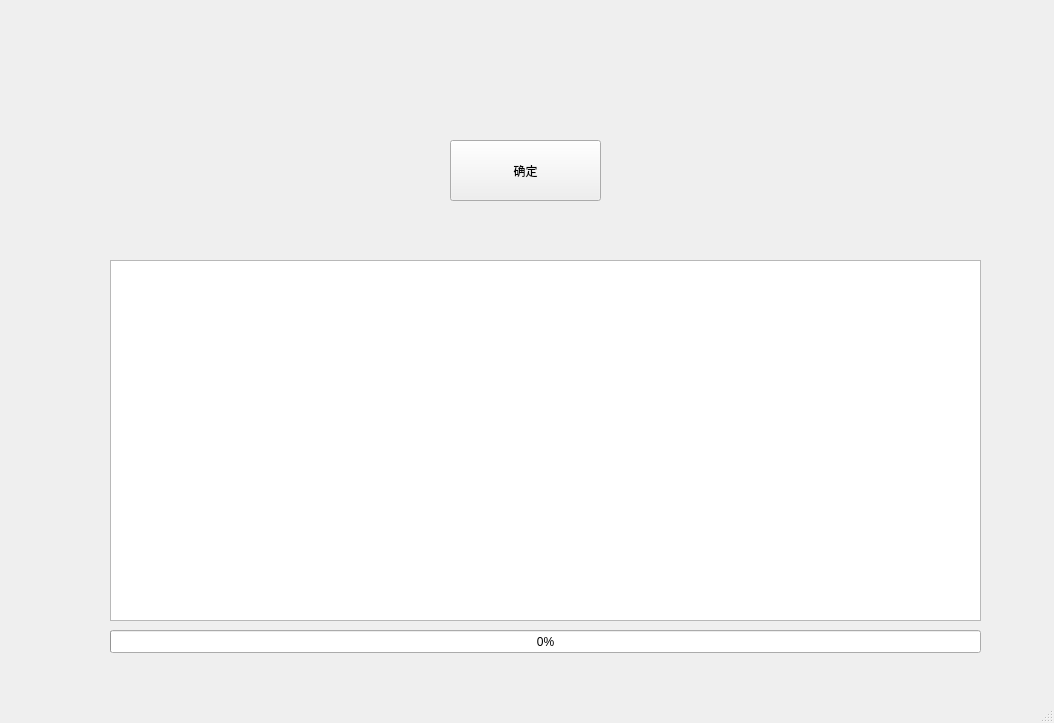
<?xml version="1.0" encoding="UTF-8"?>
<ui version="4.0">
 <class>MainWindow</class>
 <widget class="QMainWindow" name="MainWindow">
  <property name="geometry">
   <rect>
    <x>0</x>
    <y>0</y>
    <width>1054</width>
    <height>723</height>
   </rect>
  </property>
  <property name="windowTitle">
   <string>MainWindow</string>
  </property>
  <widget class="QWidget" name="centralwidget">
   <widget class="QPushButton" name="pushButton">
    <property name="geometry">
     <rect>
      <x>450</x>
      <y>140</y>
      <width>151</width>
      <height>61</height>
     </rect>
    </property>
    <property name="text">
     <string>确定</string>
    </property>
   </widget>
   <widget class="QTextBrowser" name="result_txt">
    <property name="geometry">
     <rect>
      <x>110</x>
      <y>260</y>
      <width>871</width>
      <height>361</height>
     </rect>
    </property>
   </widget>
   <widget class="QProgressBar" name="progressBar">
    <property name="geometry">
     <rect>
      <x>110</x>
      <y>630</y>
      <width>871</width>
      <height>23</height>
     </rect>
    </property>
    <property name="value">
     <number>0</number>
    </property>
   </widget>
  </widget>
  <widget class="QMenuBar" name="menubar">
   <property name="geometry">
    <rect>
     <x>0</x>
     <y>0</y>
     <width>1054</width>
     <height>26</height>
    </rect>
   </property>
  </widget>
  <widget class="QStatusBar" name="statusbar"/>
 </widget>
 <resources/>
 <connections/>
</ui>
